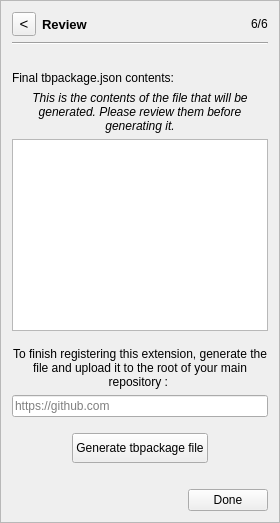
      <widget class="QFrame" name="page6">
       <property name="frameShape">
        <enum>QFrame::StyledPanel</enum>
       </property>
       <property name="frameShadow">
        <enum>QFrame::Raised</enum>
       </property>
       <layout class="QVBoxLayout" name="verticalLayout_6">
        <item>
         <layout class="QHBoxLayout" name="horizontalLayout_14">
          <item>
           <widget class="QToolButton" name="page6Back">
            <property name="minimumSize">
             <size>
              <width>24</width>
              <height>24</height>
             </size>
            </property>
            <property name="maximumSize">
             <size>
              <width>24</width>
              <height>24</height>
             </size>
            </property>
            <property name="font">
             <font>
              <pointsize>11</pointsize>
             </font>
            </property>
            <property name="text">
             <string>&lt;</string>
            </property>
           </widget>
          </item>
          <item>
           <widget class="QLabel" name="label_18">
            <property name="font">
             <font>
              <pointsize>10</pointsize>
              <weight>75</weight>
              <bold>true</bold>
             </font>
            </property>
            <property name="text">
             <string>Review</string>
            </property>
           </widget>
          </item>
          <item>
           <spacer name="horizontalSpacer_13">
            <property name="orientation">
             <enum>Qt::Horizontal</enum>
            </property>
            <property name="sizeHint" stdset="0">
             <size>
              <width>40</width>
              <height>20</height>
             </size>
            </property>
           </spacer>
          </item>
          <item>
           <widget class="QLabel" name="label_28">
            <property name="text">
             <string>6/6</string>
            </property>
           </widget>
          </item>
         </layout>
        </item>
        <item>
         <widget class="Line" name="line_6">
          <property name="orientation">
           <enum>Qt::Horizontal</enum>
          </property>
         </widget>
        </item>
        <item>
         <spacer name="verticalSpacer_16">
          <property name="orientation">
           <enum>Qt::Vertical</enum>
          </property>
          <property name="sizeType">
           <enum>QSizePolicy::Fixed</enum>
          </property>
          <property name="sizeHint" stdset="0">
           <size>
            <width>20</width>
            <height>20</height>
           </size>
          </property>
         </spacer>
        </item>
        <item>
         <widget class="QLabel" name="label_26">
          <property name="text">
           <string>&lt;html&gt;&lt;head/&gt;&lt;body&gt;&lt;p&gt;Final tbpackage.json contents:&lt;/p&gt;&lt;/body&gt;&lt;/html&gt;</string>
          </property>
          <property name="textFormat">
           <enum>Qt::RichText</enum>
          </property>
          <property name="wordWrap">
           <bool>true</bool>
          </property>
         </widget>
        </item>
        <item>
         <widget class="QLabel" name="label_43">
          <property name="text">
           <string>&lt;html&gt;&lt;head/&gt;&lt;body&gt;&lt;p&gt;&lt;span style=&quot; font-style:italic;&quot;&gt;This is the contents of the file that will be generated. Please review them before generating it.&lt;/span&gt;&lt;/p&gt;&lt;/body&gt;&lt;/html&gt;</string>
          </property>
          <property name="textFormat">
           <enum>Qt::RichText</enum>
          </property>
          <property name="alignment">
           <set>Qt::AlignCenter</set>
          </property>
          <property name="wordWrap">
           <bool>true</bool>
          </property>
         </widget>
        </item>
        <item>
         <widget class="QTextEdit" name="packageField">
          <property name="sizePolicy">
           <sizepolicy hsizetype="Minimum" vsizetype="Expanding">
            <horstretch>0</horstretch>
            <verstretch>0</verstretch>
           </sizepolicy>
          </property>
          <property name="focusPolicy">
           <enum>Qt::ClickFocus</enum>
          </property>
          <property name="html">
           <string>&lt;!DOCTYPE HTML PUBLIC &quot;-//W3C//DTD HTML 4.0//EN&quot; &quot;http://www.w3.org/TR/REC-html40/strict.dtd&quot;&gt;
&lt;html&gt;&lt;head&gt;&lt;meta name=&quot;qrichtext&quot; content=&quot;1&quot; /&gt;&lt;style type=&quot;text/css&quot;&gt;
p, li { white-space: pre-wrap; }
&lt;/style&gt;&lt;/head&gt;&lt;body style=&quot; font-family:'MS Shell Dlg 2'; font-size:8.25pt; font-weight:400; font-style:normal;&quot;&gt;
&lt;p style=&quot;-qt-paragraph-type:empty; margin-top:0px; margin-bottom:0px; margin-left:0px; margin-right:0px; -qt-block-indent:0; text-indent:0px;&quot;&gt;&lt;br /&gt;&lt;/p&gt;&lt;/body&gt;&lt;/html&gt;</string>
          </property>
          <property name="acceptRichText">
           <bool>false</bool>
          </property>
         </widget>
        </item>
        <item>
         <spacer name="verticalSpacer_17">
          <property name="orientation">
           <enum>Qt::Vertical</enum>
          </property>
          <property name="sizeType">
           <enum>QSizePolicy::Fixed</enum>
          </property>
          <property name="sizeHint" stdset="0">
           <size>
            <width>20</width>
            <height>10</height>
           </size>
          </property>
         </spacer>
        </item>
        <item>
         <widget class="QLabel" name="label_27">
          <property name="text">
           <string>&lt;html&gt;&lt;head/&gt;&lt;body&gt;&lt;p&gt;To finish registering this extension, generate the file and upload it to the root of your main repository : &lt;/p&gt;&lt;/body&gt;&lt;/html&gt;</string>
          </property>
          <property name="textFormat">
           <enum>Qt::RichText</enum>
          </property>
          <property name="alignment">
           <set>Qt::AlignCenter</set>
          </property>
          <property name="wordWrap">
           <bool>true</bool>
          </property>
         </widget>
        </item>
        <item>
         <widget class="QLineEdit" name="mainRepoField">
          <property name="text">
           <string/>
          </property>
          <property name="readOnly">
           <bool>true</bool>
          </property>
          <property name="placeholderText">
           <string>https://github.com</string>
          </property>
         </widget>
        </item>
        <item>
         <spacer name="verticalSpacer_18">
          <property name="orientation">
           <enum>Qt::Vertical</enum>
          </property>
          <property name="sizeType">
           <enum>QSizePolicy::Fixed</enum>
          </property>
          <property name="sizeHint" stdset="0">
           <size>
            <width>20</width>
            <height>10</height>
           </size>
          </property>
         </spacer>
        </item>
        <item alignment="Qt::AlignHCenter|Qt::AlignVCenter">
         <widget class="QPushButton" name="generateButton">
          <property name="sizePolicy">
           <sizepolicy hsizetype="Fixed" vsizetype="Fixed">
            <horstretch>0</horstretch>
            <verstretch>0</verstretch>
           </sizepolicy>
          </property>
          <property name="minimumSize">
           <size>
            <width>130</width>
            <height>30</height>
           </size>
          </property>
          <property name="text">
           <string>Generate tbpackage file</string>
          </property>
         </widget>
        </item>
        <item>
         <spacer name="verticalSpacer_19">
          <property name="orientation">
           <enum>Qt::Vertical</enum>
          </property>
          <property name="sizeType">
           <enum>QSizePolicy::Fixed</enum>
          </property>
          <property name="sizeHint" stdset="0">
           <size>
            <width>20</width>
            <height>20</height>
           </size>
          </property>
         </spacer>
        </item>
        <item>
         <layout class="QHBoxLayout" name="horizontalLayout_13">
          <item>
           <spacer name="horizontalSpacer_12">
            <property name="orientation">
             <enum>Qt::Horizontal</enum>
            </property>
            <property name="sizeHint" stdset="0">
             <size>
              <width>40</width>
              <height>20</height>
             </size>
            </property>
           </spacer>
          </item>
          <item>
           <widget class="QPushButton" name="doneButton">
            <property name="text">
             <string>Done</string>
            </property>
           </widget>
          </item>
         </layout>
        </item>
       </layout>
      </widget>
